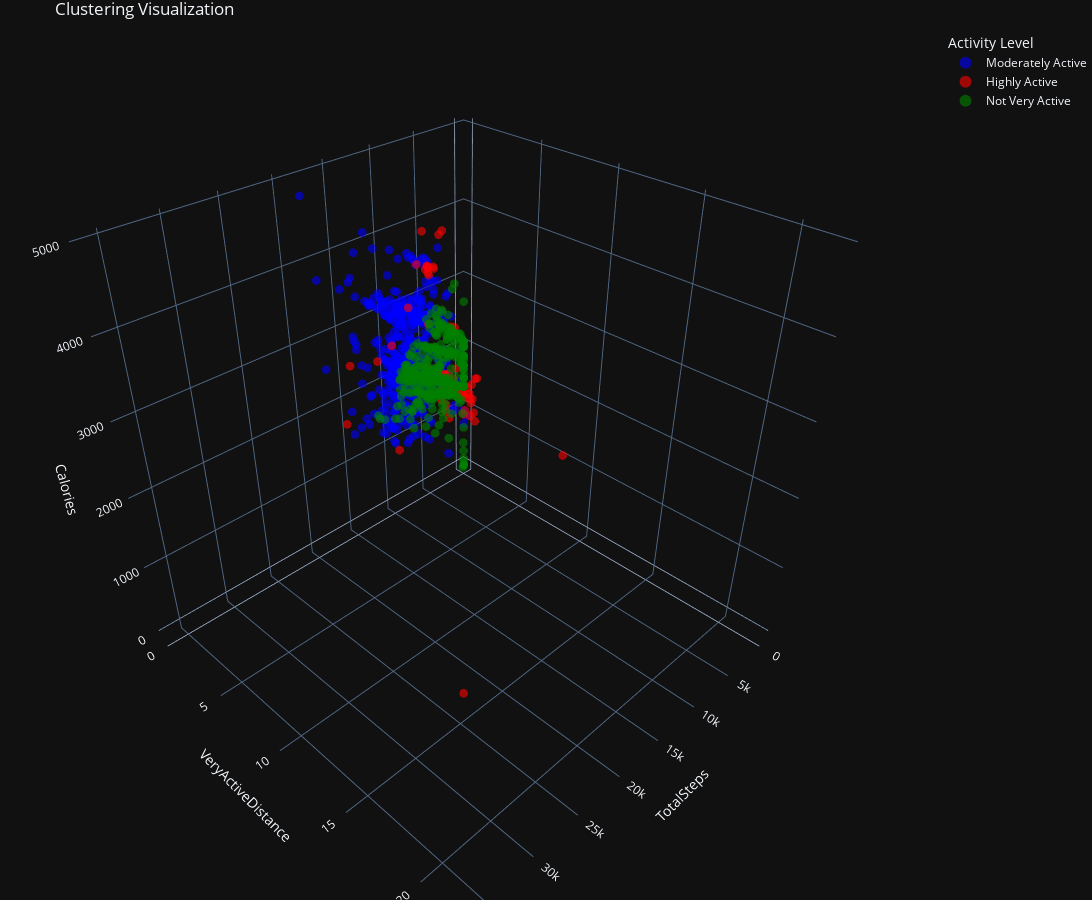

The notebook cell saved with this chart:
### Markdown cell above
### Preliminary Fitness Clustering Analysis

In our initial fitness clustering analysis, we utilized the features "TotalSteps," "VeryActiveDistance," and "Calories" to evaluate Fitbit users' general fitness and activity levels. While these features provide valuable insights into physical activity and calorie expenditure, it's important to note that the "Calories" feature may introduce bias into our clustering results.

Calorie consumption is influenced by various factors, such as metabolic rates, body size, and gender. This influence can potentially lead to users with different characteristics being assigned to separate clusters. To mitigate this potential bias and achieve more accurate fitness clustering, we plan to incorporate additional data, including user-specific information like age, weight, and gender. These variables will allow us to normalize calorie data based on individual characteristics, providing a fairer assessment of fitness levels.

Our analysis is ongoing, and we are committed to refining our methodology. For now, we have used the "Calories" feature as a starting point, recognizing its limitations but appreciating its significance in capturing overall physical activity.

### Code cell
import plotly.express as px

# Create the 3D scatter plot
fig = px.scatter_3d(
    df_daily_activity_merged,
    x="TotalSteps",
    y="VeryActiveDistance",
    z="Calories",
    color="ActivityLevel",
    template="plotly_dark",
    color_discrete_sequence=["blue", "red", "green"]
)

# Remove the white circles around data points
fig.update_traces(marker=dict(size=3, opacity=0.6, line=dict(width=0)))

fig.update_layout(
    scene=dict(
        xaxis_title="TotalSteps",
        yaxis_title="VeryActiveDistance",
        zaxis_title="Calories",
    ),
    scene_aspectmode="cube",
    title="Clustering Visualization",
    legend=dict(
        title="Activity Level",
        itemsizing="constant",
    ),
    width=800,
    height=600,
    margin=dict(l=0, r=0, b=0, t=30),
)

# Increase the resolution for PNG download
fig.update_layout(autosize=False, width=1200, height=900)

# Show the plot
fig.show()

### Figure 1 — Plotly figure (JSON) as saved in the notebook; plotly's stock layout.template omitted (floating-point values rounded to 4 significant figures; data arrays with more than 128 entries replaced by an {"elided": "..."} marker saying what was removed)
{"data": [{"hovertemplate": "ActivityLevel=Moderately Active<br>TotalSteps=%{x}<br>VeryActiveDistance=%{y}<br>Calories=%{z}<extra></extra>", "legendgroup": "Moderately Active", "marker": {"color": "blue", "line": {"width": 0}, "opacity": 0.6, "size": 3, "symbol": "circle"}, "mode": "markers", "name": "Moderately Active", "scene": "scene", "showlegend": true, "type": "scatter3d", "x": {"elided": "430 int values"}, "y": {"elided": "430 float values"}, "z": {"elided": "430 int values"}}, {"hovertemplate": "ActivityLevel=Highly Active<br>TotalSteps=%{x}<br>VeryActiveDistance=%{y}<br>Calories=%{z}<extra></extra>", "legendgroup": "Highly Active", "marker": {"color": "red", "line": {"width": 0}, "opacity": 0.6, "size": 3, "symbol": "circle"}, "mode": "markers", "name": "Highly Active", "scene": "scene", "showlegend": true, "type": "scatter3d", "x": [18134, 36019, 22244, 22770, 17298, 14269, 12231, 12574, 15764, 12363, 13368, 20067, 14365, 14433, 18060, 16433, 20159, 20669, 14549, 18827, 17076, 15929, 15108, 16057, 22359, 22988, 20500, 12685, 12422, 15447, 15484, 14581, 14990, 13953, 19769, 22026, 14810, 12386, 13318, 14461, 13630, 13070, 15148, 12200, 12405, 16208, 11419, 12474, 23186, 21129, 29326, 18785, 19948, 19377, 18258, 16674, 23629, 27745, 18193, 21727, 20226, 21420], "y": [6.4, 21.92, 5.45, 9.45, 9.89, 6.64, 5.98, 7.02, 7.65, 5.83, 5.31, 4.31, 7.64, 7.11, 11.64, 10.43, 12.34, 13.26, 9.36, 9.24, 9.08, 9.22, 9.58, 9.67, 12.54, 13.13, 11.37, 6.31, 6.46, 9.67, 8.39, 8.82, 8.85, 9.1, 12.44, 13.4, 9.09, 4.96, 5.62, 4.91, 5.05, 5.3, 6.9, 4.91, 5.05, 7.51, 6.03, 6.6, 12.22, 10.55, 13.24, 12.15, 11.02, 12.29, 10.23, 11.01, 13.07, 21.66, 10.42, 12.79, 11.1, 13.22], "z": [2159, 2690, 2670, 4022, 3934, 4274, 4552, 3501, 4392, 4501, 4546, 3180, 2997, 2800, 3186, 3140, 3411, 3410, 2867, 3213, 3133, 3114, 3043, 3103, 3554, 3577, 3403, 2846, 2852, 3062, 3023, 2918, 2950, 2859, 3331, 3589, 2926, 4079, 4163, 3666, 4157, 4092, 4236, 4044, 4005, 3763, 3369, 3142, 3921, 3793, 4547, 3676, 3679, 3659, 3427, 3455, 3808, 4398, 3477, 4015, 3710, 3832]}, {"hovertemplate": "ActivityLevel=Not Very Active<br>TotalSteps=%{x}<br>VeryActiveDistance=%{y}<br>Calories=%{z}<extra></extra>", "legendgroup": "Not Very Active", "marker": {"color": "green", "line": {"width": 0}, "opacity": 0.6, "size": 3, "symbol": "circle"}, "mode": "markers", "name": "Not Very Active", "scene": "scene", "showlegend": true, "type": "scatter3d", "x": {"elided": "448 int values"}, "y": {"elided": "448 float values"}, "z": {"elided": "448 int values"}}], "layout": {"autosize": false, "height": 900, "legend": {"itemsizing": "constant", "title": {"text": "Activity Level"}, "tracegroupgap": 0}, "margin": {"b": 0, "l": 0, "r": 0, "t": 30}, "scene": {"aspectmode": "cube", "domain": {"x": [0, 1], "y": [0, 1]}, "xaxis": {"title": {"text": "TotalSteps"}}, "yaxis": {"title": {"text": "VeryActiveDistance"}}, "zaxis": {"title": {"text": "Calories"}}}, "title": {"text": "Clustering Visualization"}, "width": 1200}}
